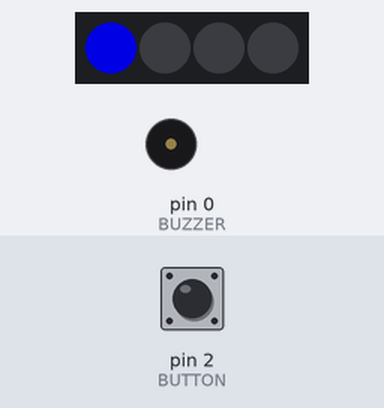
Bench run of a sketch on a simulated Arduino Uno, built with avr-gcc and run on an emulated ATmega328P. Parts: 4 RGB LEDs in strip order, left to right, buzzer (waves = sounding). Inputs (shaded band) come from the test bench; at power-on: pin 2 (BUTTON) HIGH. Dim RGB values are drawn brighter than linear.

Above: at 1.7 s.
1.8 s: pin 2 (BUTTON) pulled LOW for 0.15 s
At 2.9 s:
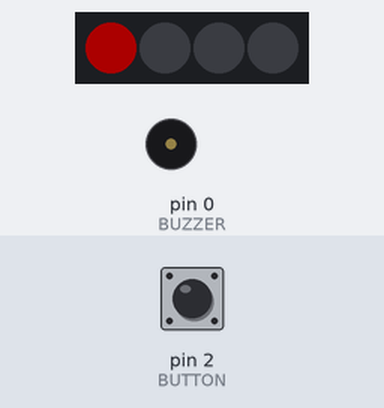
4.9 s: pin 2 (BUTTON) pulled LOW for 0.15 s
At 6.0 s:
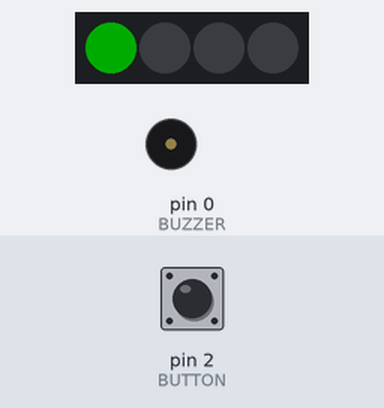
7.9 s: pin 2 (BUTTON) pulled LOW for 1 s
At 8.4 s:
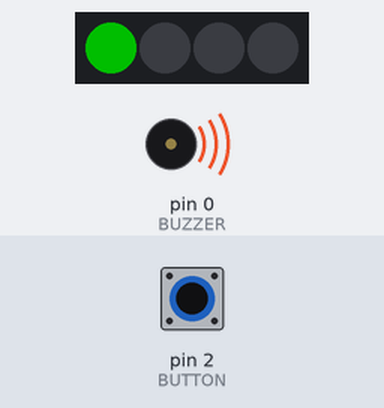
10.9 s: pin 2 (BUTTON) pulled LOW for 1 s
At 12.0 s:
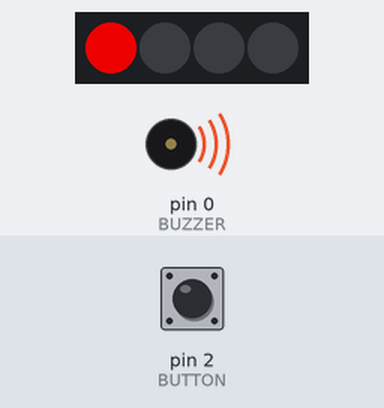
Timing chart, 0 to 14.9 s (numbered marks = the images above; inputs shaded):
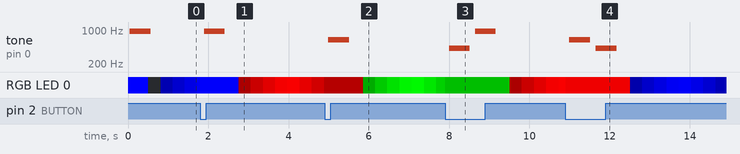

The sketch:

pomodoro_adafruit_gemma.ino
```cpp
/*
   Pomodoro time management clock by Rodrigo Hernandez - November 2016
   Code modified from http://www.erikaheidi.com/blog/how-to-arduino-pomodoro-timer-part-12
   to use Adafruit's Gemma microcrontroller with Neopixels!
   Buzzer routine taken from https://learn.adafruit.com/wearable-piezo-tones-with-flora/program-it
*/
#include <Adafruit_NeoPixel.h>

// Buzzer tones
#define TONE_START  1046.50 // C
#define TONE_REST   1567.98 // G
#define TONE_END    2349.32 // d

// Colors for Neopixels
#define RED     0
#define GREEN   1
#define BLUE    2
#define YELLOW  3

// Status Pomodoro
#define IDLE_STATE  0
#define WORKING_STATE  1
#define RESTING_STATE 2

int timerState = IDLE_STATE;
int BRIGHTNESS = 255;

#define PIN 1
Adafruit_NeoPixel strip = Adafruit_NeoPixel(4, PIN, NEO_GRB + NEO_KHZ800);

const int BUTTON = 2;
const int BUZZER = 0;

// Pomodoro working and resting times
const unsigned long POMO_DURATION_MS = 1500000; // 25 minutes
const unsigned long POMO_RESTING_MS = 300000; // 5 minutes

unsigned long time;
unsigned long pomo_timer;

int pomo_state = IDLE_STATE;

void setup() {
  pinMode(BUTTON, INPUT);
  pinMode(BUZZER, OUTPUT);
  digitalWrite(BUTTON, LOW);
  digitalWrite(BUTTON, HIGH); // Turn on pullup resistors
  strip.begin();
  strip.show();
  strip.setPixelColor(0, 0, 0, 255);
  strip.show();
  buzz(TONE_START);
  pomo_timer = millis();
}

void buzz(int note) {
  long time_value = 500000;
  long time_elapsed = 0;
  while (time_elapsed < time_value) {
    digitalWrite(BUZZER, HIGH);
    delayMicroseconds(note / 2);

    digitalWrite(BUZZER, LOW);
    delayMicroseconds(note / 2);
    time_elapsed += note;
  }
}

void changeStatus(int new_status) {
  if (new_status == WORKING_STATE) {
    pomo_state = WORKING_STATE;
    pomodoroPulse(RED);
  }
  if (new_status == RESTING_STATE) {
    pomo_state = RESTING_STATE;
    pomodoroPulse(GREEN);
  }
  if (new_status == IDLE_STATE) {
    pomo_state = IDLE_STATE;
    pomodoroPulse(BLUE);
  }
}

void pomodoroPulse(int color) {
  // Fading Neopixels
  strip.show();
  for (int led_count = 0; led_count <= 3; led_count++) {
    for (int counter = 0; counter <= BRIGHTNESS; counter++) {
      int button_state = digitalRead(BUTTON);
      if (button_state == LOW) {
        break;
      }
      if (color == RED) {
        strip.setPixelColor(led_count, strip.Color(counter, 0, 0));
      }
      if (color == GREEN) {
        strip.setPixelColor(led_count, strip.Color(0, counter, 0));
      }
      if (color == BLUE) {
        strip.setPixelColor(led_count, strip.Color(0, 0, counter));
      }
      if (color == YELLOW) {
        strip.setPixelColor(led_count, strip.Color(counter, counter, 0));
      }
      strip.show();
      delay(5);
    }
    for (int counter = BRIGHTNESS; counter >= 0; counter--) {
      int button_state = digitalRead(BUTTON);
      if (button_state == LOW) {
        break;
      }
      if (color == RED) {
        strip.setPixelColor(led_count, strip.Color(counter, 0, 0));
      }
      if (color == GREEN) {
        strip.setPixelColor(led_count, strip.Color(0, counter, 0));
      }
      if (color == BLUE) {
        strip.setPixelColor(led_count, strip.Color(0, 0, counter));
      }
      if (color == YELLOW) {
        strip.setPixelColor(led_count, strip.Color(counter, counter, 0));
      }
      strip.show();
      delay(5);
    }
  }
}

void pomodoroPulseAllFlashing(int color) {
  // Fading Neopixels
  strip.show();
  for (int counter = 0; counter <= BRIGHTNESS; counter++) {
    int button_state = digitalRead(BUTTON);
    if (button_state == LOW) {
      break;
    }
    if (color == RED) {
      strip.setPixelColor(0, strip.Color(counter, 0, 0));
      strip.setPixelColor(1, strip.Color(counter, 0, 0));
      strip.setPixelColor(2, strip.Color(counter, 0, 0));
      strip.setPixelColor(3, strip.Color(counter, 0, 0));
    }
    if (color == GREEN) {
      strip.setPixelColor(0, strip.Color(0, counter, 0));
      strip.setPixelColor(1, strip.Color(0, counter, 0));
      strip.setPixelColor(2, strip.Color(0, counter, 0));
      strip.setPixelColor(3, strip.Color(0, counter, 0));
    }
    if (color == BLUE) {
      strip.setPixelColor(0, strip.Color(0, 0, counter));
      strip.setPixelColor(1, strip.Color(0, 0, counter));
      strip.setPixelColor(2, strip.Color(0, 0, counter));
      strip.setPixelColor(3, strip.Color(0, 0, counter));
    }
    if (color == YELLOW) {
      strip.setPixelColor(0, strip.Color(counter, counter, 0));
      strip.setPixelColor(1, strip.Color(counter, counter, 0));
      strip.setPixelColor(2, strip.Color(counter, counter, 0));
      strip.setPixelColor(3, strip.Color(counter, counter, 0));
    }
    strip.show();
    delay(5);
  }
  for (int counter = BRIGHTNESS; counter >= 0; counter--) {
    int button_state = digitalRead(BUTTON);
    if (button_state == LOW) {
      break;
    }
    if (color == RED) {
      strip.setPixelColor(0, strip.Color(counter, 0, 0));
      strip.setPixelColor(1, strip.Color(counter, 0, 0));
      strip.setPixelColor(2, strip.Color(counter, 0, 0));
      strip.setPixelColor(3, strip.Color(counter, 0, 0));
    }
    if (color == GREEN) {
      strip.setPixelColor(0, strip.Color(0, counter, 0));
      strip.setPixelColor(1, strip.Color(0, counter, 0));
      strip.setPixelColor(2, strip.Color(0, counter, 0));
      strip.setPixelColor(3, strip.Color(0, counter, 0));
    }
    if (color == BLUE) {
      strip.setPixelColor(0, strip.Color(0, 0, counter));
      strip.setPixelColor(1, strip.Color(0, 0, counter));
      strip.setPixelColor(2, strip.Color(0, 0, counter));
      strip.setPixelColor(3, strip.Color(0, 0, counter));
    }
    if (color == YELLOW) {
      strip.setPixelColor(0, strip.Color(counter, counter, 0));
      strip.setPixelColor(1, strip.Color(counter, counter, 0));
      strip.setPixelColor(2, strip.Color(counter, counter, 0));
      strip.setPixelColor(3, strip.Color(counter, counter, 0));
    }
    strip.show();
    delay(5);
  }
}

void loop() {
  // If button is pressed, change status
  int button_state = digitalRead(BUTTON);
  if (button_state == LOW) {
    // Button pressed
    if (pomo_state == IDLE_STATE) {
      // Changing from IDLE to WORKING
      buzz(TONE_START);
      pomo_state = WORKING_STATE;
      pomo_timer = millis(); //reset timer
    }
    else if (pomo_state == WORKING_STATE) {
      // Changing from WORKING to RESTING
      buzz(TONE_REST);
      pomo_state = RESTING_STATE;
      pomo_timer = millis();
    }
    else if (pomo_state == RESTING_STATE) {
      // Changing from RESTING to IDLE
      buzz(TONE_END);
      pomo_state = IDLE_STATE;
      pomo_timer = millis();
    }
    delay(100);
  }
  else {
    time = millis() - pomo_timer;
    if (pomo_state == WORKING_STATE) {
      changeStatus(WORKING_STATE);
      if (time > POMO_DURATION_MS) {
        // Changing from WORKING to RESTING
        buzz(TONE_REST);
        changeStatus(RESTING_STATE);
        pomo_timer = millis();
      }
    }
    else if (pomo_state == RESTING_STATE) {
      changeStatus(RESTING_STATE);
      if (time > POMO_RESTING_MS) {
        // Changing FROM RESTING to IDLE
        buzz(TONE_END);
        changeStatus(IDLE_STATE);
        pomo_timer = millis();
      }
    }
    else if (pomo_state == IDLE_STATE) {
      changeStatus(IDLE_STATE);
    }
  }
  delay(50);
}
```

Measured:
- after the input at 1.8 s, tone on pin 0 (BUZZER): silent → 950 Hz after 0.09 s, → silent 0.52 s later
- after the input at 4.9 s, tone on pin 0 (BUZZER): silent → 636 Hz after 0.09 s, → silent 0.52 s later
- after the input at 7.9 s, tone on pin 0 (BUZZER): silent → 425 Hz after 0.10 s, → silent 0.52 s later, → 950 Hz 0.13 s later, → silent 0.52 s later
- after the input at 10.9 s, tone on pin 0 (BUZZER): silent → 636 Hz after 0.10 s, → silent 0.52 s later, → 425 Hz 0.14 s later, → silent 0.52 s later
